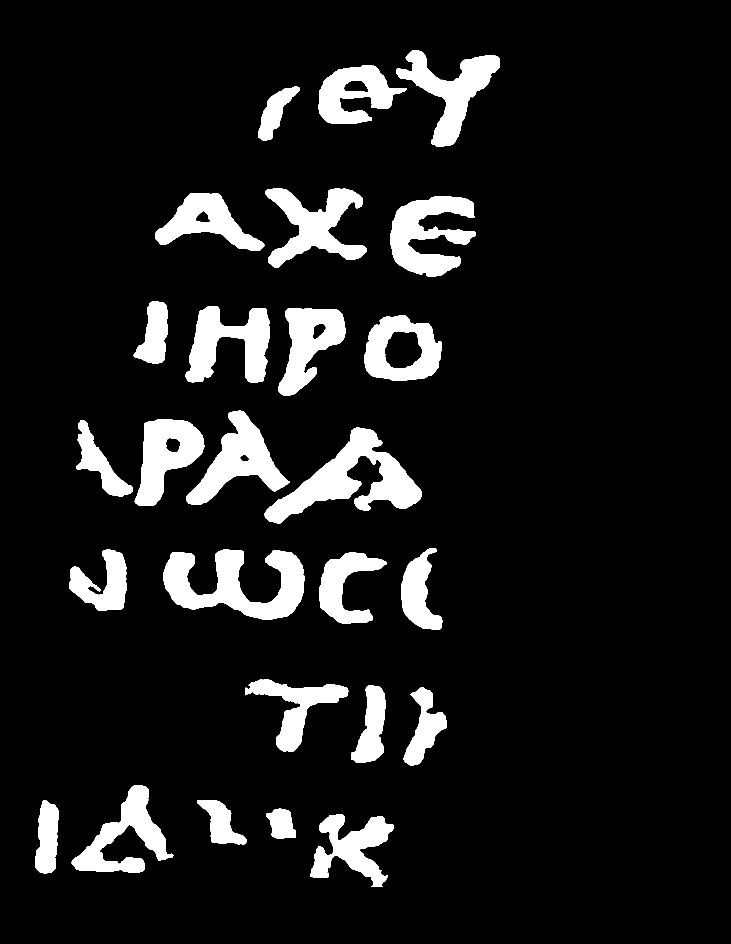
#> input picture inklabels/20230205142449.png, 2191 x 2831 px (shown at 1/3 size)
$ python -i download_p500p2_labels.py   (imports and definitions only)
#> lines starting #> are read from the running program, lines starting #| are printed output that depends on the picture; after the words box and inside, x2 and y2 are one past the last pixel; in counts of white or black regions, pixels touching at a corner belong together
#> further down, picture is the input picture: shape (2831, 2191, 3); 9.8% white; 26 white regions, largest, box (x1, y1, x2, y2) and area: (794, 1283, 1264, 1570) 48074, (490, 1649, 913, 1858) 46036, (1170, 589, 1428, 830) 33680
#!/usr/bin/env python3
"""download_p500p2_labels.py -- download and process PHerc0500P2 ink labels.

downloads the 2.215um ink detection TIF from S3, resizes it to the 9.362um zarr
coordinate system, and saves:
  inklabels/20250628074500.png     -- continuous 0-255 probability map (for user editing)
  eroded_inklabels/20250628074500.png -- conservative binary labels (thresholded+eroded, for training)

run after the zarr is assembled (assemble_training_segments.py --only 500P2_front).
"""
import os, subprocess, sys, time
import numpy as np
from PIL import Image
Image.MAX_IMAGE_PIXELS = None

ZID = "20250628074500"
# 9.362um zarr shape (known from assembly: D,H,W = 28,6280,3580)
ZARR_H, ZARR_W = 6280, 3580

INK_URL = (
    "https://vesuvius-challenge-open-data.s3.amazonaws.com/"
    "PHerc0500P2/segments/20250628074500-500P2_front/ink-detection/"
    "PHerc0500P2-20250628074500-2.215um-0.4m-111keV-volume-20250526151718-"
    "20260417190342-new_canon_autoresearch_recipe-tile256-stride128.tif"
)
TMP_TIF = f"_ves_tmp/{ZID}_ink.tif"
INKLABEL_PNG = f"inklabels/{ZID}.png"
ERODED_PNG = f"eroded_inklabels/{ZID}.png"
MASK_PNG = f"masks/{ZID}.png"

# thresholding: ink detection value > THRESHOLD (0-255) -> ink.
# 0.55 * 255 = 140 is the standard used for PHerc0139 labels.
THRESHOLD = 140
# erosion: 3x3 kernel, N iterations. standard for all training labels.
ERODE_ITERS = 12


# [77 lines left out: functions download_tif, load_and_resize_tif, apply_mask, save_inklabels, not called in this run]


def generate_eroded(arr):
    """threshold + erode to generate the conservative binary training labels."""
    import cv2
    binary = (arr > THRESHOLD).astype(np.uint8) * 255
    kernel = np.ones((3, 3), np.uint8)
    eroded = cv2.erode(binary, kernel, iterations=ERODE_ITERS)
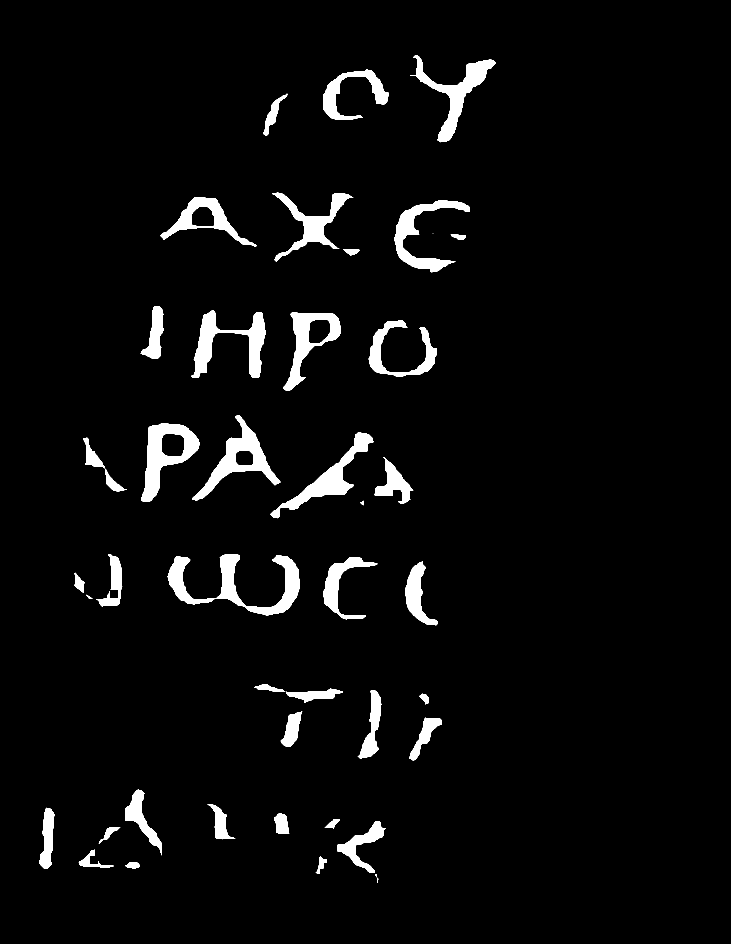
#> eroded: shape (2831, 2191, 3) (shown at 1/3 size); 4.1% white; 44 white regions (2 under 20 px), largest, box (x1, y1, x2, y2) and area: (503, 1663, 899, 1846) 21686, (423, 1270, 599, 1504) 16376, (576, 1245, 841, 1502) 15809
    # apply mask again to eroded
    if os.path.exists(MASK_PNG):
        mask = np.array(Image.open(MASK_PNG).convert("L"))
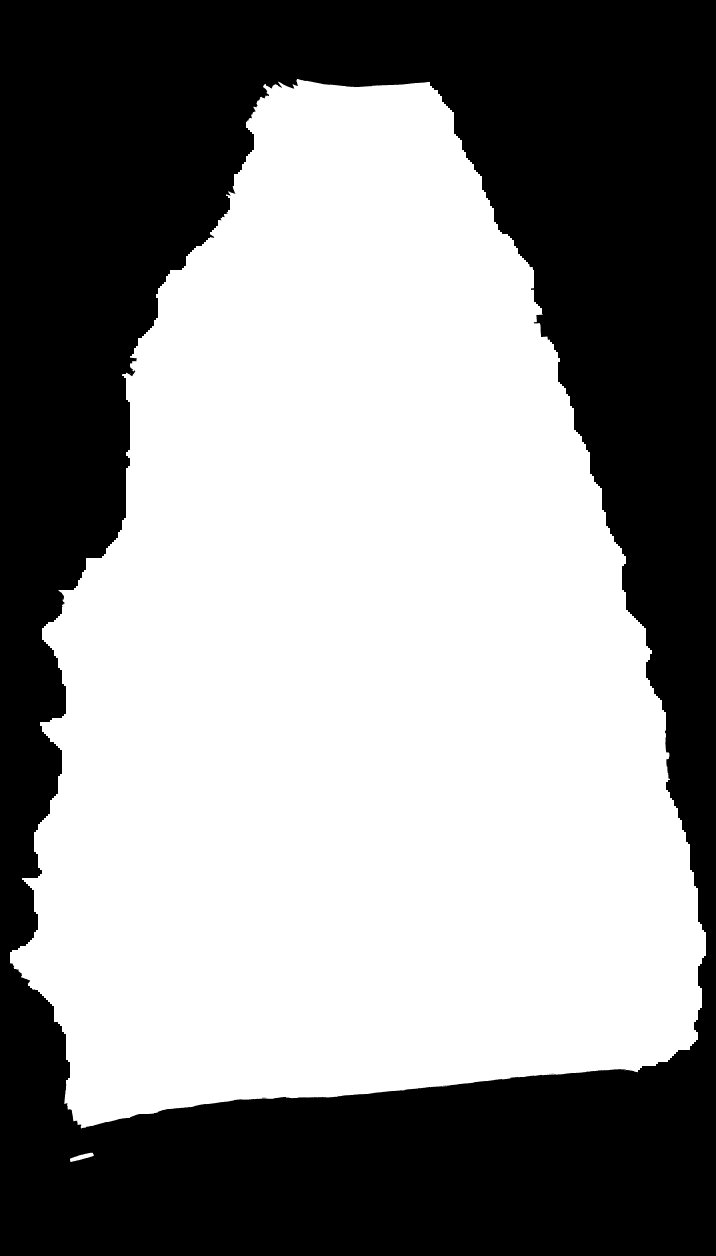
#> input picture masks/20250628074500.png, 3580 x 6280 px (shown at 1/5 size)
#> mask is the input picture: shape (6280, 3580); 56.1% white; 5 black regions (3 under 20 px), largest, box (x1, y1, x2, y2) and area: (0, 0, 3580, 6280) 9863643, (1310, 5489, 1330, 5490) 20
        if mask.shape != eroded.shape:
            mask = np.array(Image.fromarray(mask).resize(
                (eroded.shape[1], eroded.shape[0]), Image.NEAREST))
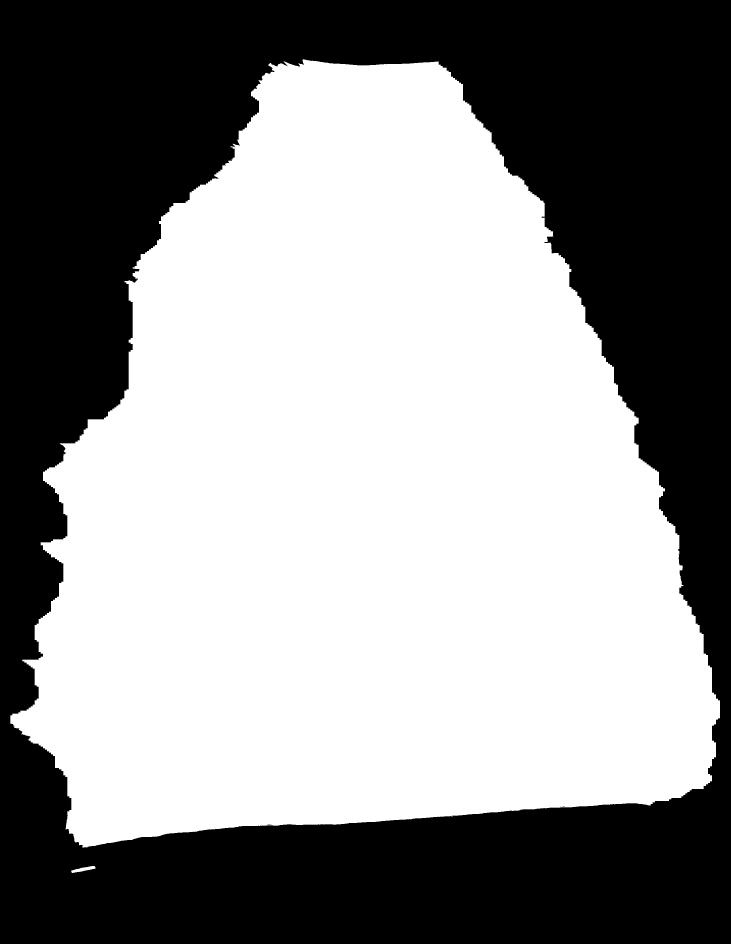
#> mask: shape (2831, 2191) (shown at 1/3 size); 56.1% white; 4 black regions (3 under 20 px), largest, box (x1, y1, x2, y2) and area: (0, 0, 2191, 2831) 2721333
#> (the run stopped early here; a loop or call above may not have finished)
